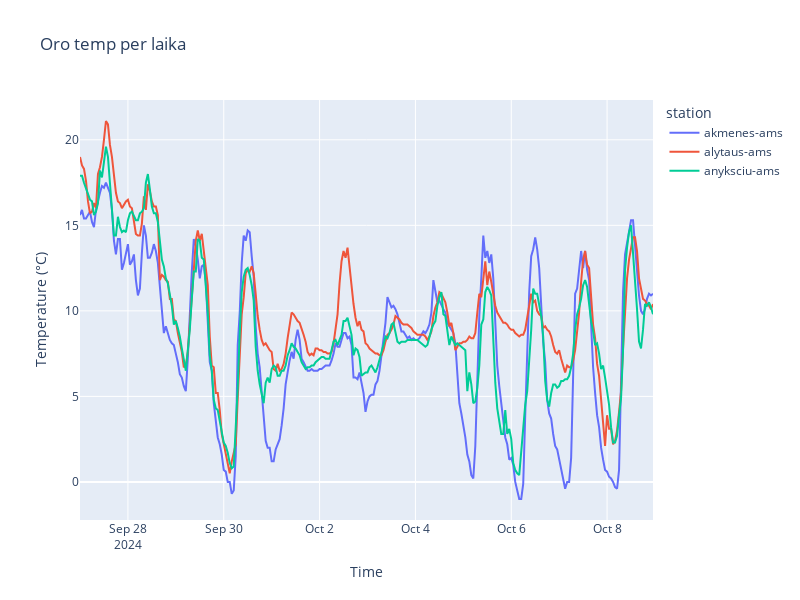

Notebook source saved alongside this figure:
### Code cell
import requests
import pandas as pd
import plotly.express as px
from datetime import datetime, timedelta

station_codes = input("Iveskite tris stanciju codus atskirtus kableliais: ").split(',')
date_from = input("Pradzios data (YYYY-MM-DD): ")
date_to = input("Pabaigos data (YYYY-MM-DD): ")

start_date = datetime.strptime(date_from, '%Y-%m-%d')
end_date = datetime.strptime(date_to, '%Y-%m-%d')

dates = [(start_date + timedelta(days=i)).strftime('%Y-%m-%d') for i in range((end_date - start_date).days + 1)]

def get_observations(station_code, date):
    url = f'https://api.meteo.lt/v1/stations/{station_code}/observations/{date}'
    response = requests.get(url)
    if response.status_code == 200:
        data = response.json()
        if 'observations' in data and data['observations']:
            return [
                {
                    'station': station_code,
                    'time': obs['observationTimeUtc'],
                    'temp': obs.get('airTemperature', None),
                    'wind_speed': obs.get('windSpeed', None)
                }
                for obs in data['observations']
                if 'airTemperature' in obs or 'windSpeed' in obs
            ]
    return []

observations = []
for station_code in station_codes:
    station_code = station_code.strip() 
    for date in dates:
        observations.extend(get_observations(station_code, date))

df = pd.DataFrame(observations)

if not df.empty:
    
    df['time'] = pd.to_datetime(df['time'])

    fig_temp = px.line(df, x='time', y='temp', color='station', title='Oro temp per laika')
    fig_temp.update_layout(xaxis_title='Time', yaxis_title='Temperature (°C)', width=800, height=600)
    fig_temp.show()

    df_wind = df[df['wind_speed'].notna()]

    
if not df_wind.empty:

    fig_wind = px.line(df, x='time', y='wind_speed', color='station', title='Vejo greitis per laika')
    fig_wind.update_layout(xaxis_title='Time', yaxis_title='Wind Speed (m/s)', width=800, height=600)
    fig_wind.show()
else:
    print("Nera datos sioms stancijoms per pasirinkta perioda")

### Figure 1 — Plotly figure (JSON) as saved in the notebook; plotly's stock layout.template omitted (floating-point values rounded to 4 significant figures; data arrays with more than 128 entries replaced by an {"elided": "..."} marker saying what was removed)
{"data": [{"hovertemplate": "station=akmenes-ams<br>time=%{x}<br>temp=%{y}<extra></extra>", "legendgroup": "akmenes-ams", "line": {"color": "#636efa", "dash": "solid"}, "marker": {"symbol": "circle"}, "mode": "lines", "name": "akmenes-ams", "orientation": "v", "showlegend": true, "type": "scatter", "x": {"elided": "288 str values"}, "xaxis": "x", "y": {"elided": "288 float values"}, "yaxis": "y"}, {"hovertemplate": "station=alytaus-ams<br>time=%{x}<br>temp=%{y}<extra></extra>", "legendgroup": "alytaus-ams", "line": {"color": "#EF553B", "dash": "solid"}, "marker": {"symbol": "circle"}, "mode": "lines", "name": "alytaus-ams", "orientation": "v", "showlegend": true, "type": "scatter", "x": {"elided": "288 str values"}, "xaxis": "x", "y": {"elided": "288 float values"}, "yaxis": "y"}, {"hovertemplate": "station=anyksciu-ams<br>time=%{x}<br>temp=%{y}<extra></extra>", "legendgroup": "anyksciu-ams", "line": {"color": "#00cc96", "dash": "solid"}, "marker": {"symbol": "circle"}, "mode": "lines", "name": "anyksciu-ams", "orientation": "v", "showlegend": true, "type": "scatter", "x": {"elided": "288 str values"}, "xaxis": "x", "y": {"elided": "288 float values"}, "yaxis": "y"}], "layout": {"height": 600, "legend": {"title": {"text": "station"}, "tracegroupgap": 0}, "title": {"text": "Oro temp per laika"}, "width": 800, "xaxis": {"anchor": "y", "domain": [0, 1], "title": {"text": "Time"}}, "yaxis": {"anchor": "x", "domain": [0, 1], "title": {"text": "Temperature (°C)"}}}}
